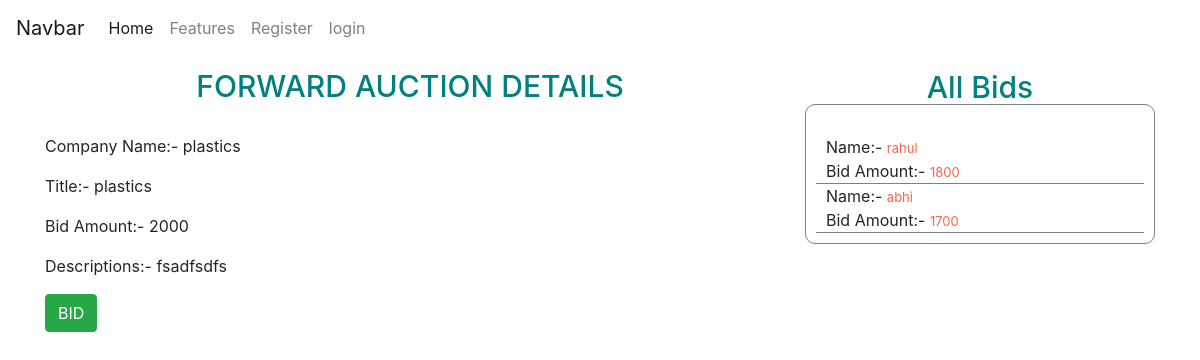
Page /details/689d638c-09c2-4681-af02-8229a08f76c4 on the committed database.
### bid/models.py (models this page shows)
class CreateBid(models.Model):
   id= models.UUIDField(primary_key=True, default=uuid.uuid4, editable=False)
   name=models.CharField(max_length=100)
   base_price= models.IntegerField()
   bid_date= models.DateField(auto_now_add=True)
   bid_desc= models.TextField()
   created_by=models.ForeignKey(User, on_delete=models.CASCADE)
   win_by= models.CharField(max_length=10, blank=True)
   bid_type= models.CharField(max_length=20, default="e_type")

class CreatedUserBid(models.Model):
   product_id= models.CharField(max_length=50)
   user_id= models.CharField(max_length=30)
   name= models.CharField(max_length=40)
   phone= models.CharField(max_length=12)
   bid_amount= models.IntegerField()
   email= models.EmailField(max_length=50)
   bid_msg= models.TextField()

### bid/views.py (the view)
# urls.py: path('details/<id>', bidViews.auctionDetail, name="auctionDetails"),
def auctionDetail(request, id):
   try:
      getAuctionDetails= CreateBid.objects.get(id=id)
      all_bids= CreatedUserBid.objects.filter(product_id=id)
      data={
         'product_details':getAuctionDetails,
         'all_bids':all_bids,
      }
      return render(request, 'AuctionDetails.html', {'data':data})
   except:
      return render(request, 'AuctionDetails.html')

### templates/AuctionDetails.html
{% extends 'base.html' %}
{% block main %}
<div class="container mt-5">
   <div class="row">
      <div class="col-md-8">
         <div class="heading">
            <h3>FORWARD AUCTION DETAILS</h3>
            <p>Company Name:- {{data.product_details.name}} </p>
            <p>Title:- {{data.product_details.name}}</p>
            <p>Bid Amount:- {{data.product_details.base_price}}</p>
            <p>Descriptions:- {{data.product_details.bid_desc}}</p>
            <a type="button" class="btn btn-success" href="/{{data.product_details.id}}/bid">BID</a>
         </div>
      </div>
      <div class="col-md-4">
         <div class="all_bid" >
            <div class="heading" style="border: 1px solid gray; border-radius: 10px; padding: 0px 10px 10px 10px;">
               <h3>All Bids</h3>
               {% for bids in data.all_bids %}
               <div class="biders" style="border-bottom: 1px solid gray; padding: 0px 10px;">
                  <p class="m-0">Name:- <span>{{bids.name}}</span></p>
                  <p class="m-0">Bid Amount:- <span>{{bids.bid_amount}}</span></p>
               </div>
               {% endfor %}
            </div>
         </div>
      </div>
   </div>
   {% endblock %}

### static/css/login.css (style rules this page uses)
h3 { text-align: center; margin-bottom: 30px; font-size: 30px; color: #008080; margin-top: -36px; background: none; }
.btn { margin: 0 auto; margin-bottom: 10px; }
span { color: tomato; font-size: 13px; }

### rows in the picture
CreateBid: product_details.name "plastics", product_details.base_price "2000", product_details.bid_desc "fsadfsdfs"
CreatedUserBid: name "rahul", bid_amount "1800"
CreatedUserBid: name "abhi", bid_amount "1700"
